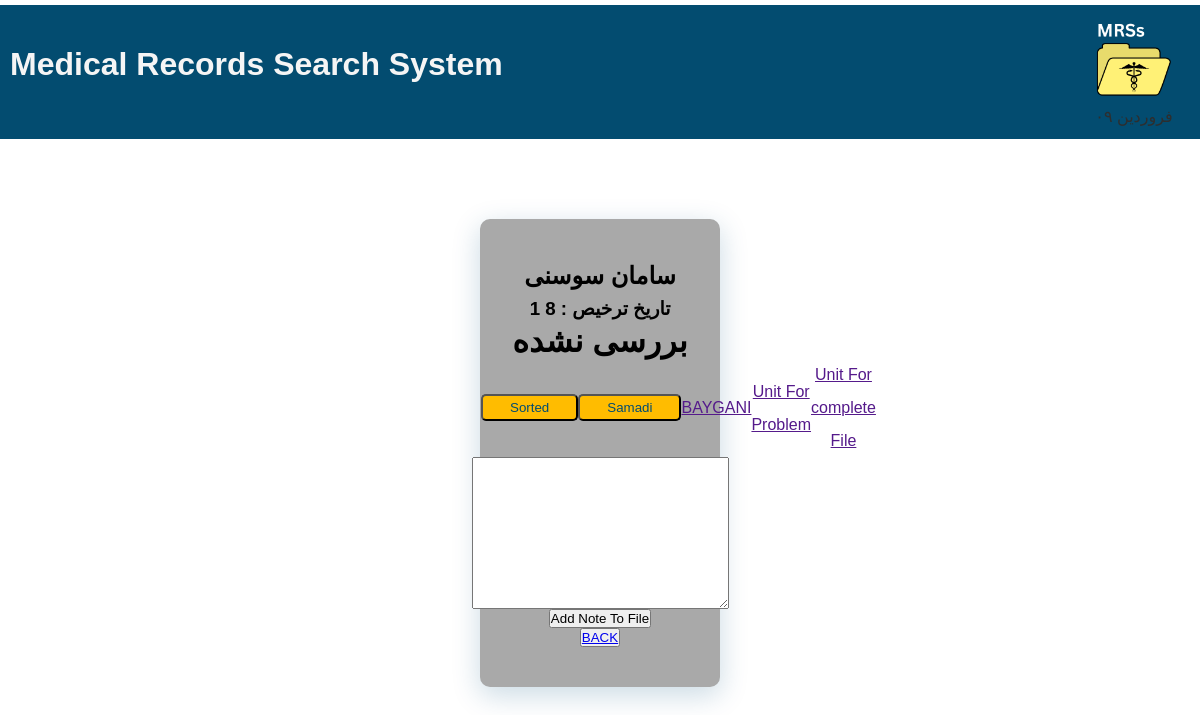
The page /pages/fileSingle.php?id=60 on the database its author committed.
### tables this page shows
CREATE TABLE "files" (
	"id"	INTEGER,
	"name"	TEXT,
	"discharge_day"	INTEGER,
	"discharge_mouth"	INTEGER,
	"note"	TEXT,
	"status"	INTEGER,
	"unit"	INTEGER,
	PRIMARY KEY("id" AUTOINCREMENT)
);

### pages/fileSingle.php (the view)
<?php
include "./../body/head.php";
include "./../DB/dataBase.php";
$id = $_GET['id'];
$query2 = "select * from files where id='$id'";
$stm2 = $con->prepare($query2);
$stm2->execute();
$data =  $stm2->fetchAll(PDO::FETCH_ASSOC);
?>
<body>
<?php include "./../body/header.php";
foreach($data as $dt)
{?>
    <div style="    margin-top: 5rem;
    text-align: -webkit-center;
    box-shadow: 0px 8px 28px 1px rgba(0, 78, 123, 0.2);
    background: darkgray;
    display: flex;
    flex-direction: column;
    justify-content: center;
    margin: 5rem 30rem;
    padding: 40px 1px;
    align-items: center;
    line-height: 33px;
    border-radius: 10px;">
    <h2><?= $dt['name']; ?></h2>
    <h3>تاریخ ترخیص : <?= $dt['discharge_day']?> <?= $dt['discharge_mouth']?></h3>
    <h1><?php
    if($dt['status'] == "0")
    {echo "بررسی نشده";}
    elseif($dt['status'] == "1")
    {echo "سورت شده";}
    elseif($dt['status'] == "2")
    {echo "صمدی";}
     ?></h1>
    <div style="display: flex;justify-content: space-between; align-items: center; width: 100%;">
    <button type="button" style="background: #ffbc00;
             padding: 4px 27px;
             border-radius: 5px;"><a style="text-decoration: none;color: #034c70;" href="./fileStatus.php?st=1&id=<?= $dt['id'];?>">Sorted</a></button>
       <button type="button" style="background: #ffbc00;
             padding: 4px 27px;
             border-radius: 5px;"><a style="text-decoration: none;color: #034c70;" href="./fileStatus.php?st=2&id=<?= $dt['id'];?>">Samadi</a></button>
       <a href="">BAYGANI</a>
       <a href="">Unit For Problem</a>
       <a href="">Unit For complete File</a>
    </div>
    <div>
        <textarea name="" id="" cols="30" rows="10"></textarea>
        <button>Add Note To File</button>
    </div>
    <button><a href="./index.php">BACK</a></button>
</div>
<?php } ?>
</body>

### style.css (style rules this page uses)
* { margin: 0; padding: 0; box-sizing: border-box; }
body { font-family: 'Trebuchet MS', 'Lucida Sans Unicode', 'Lucida Grande', 'Lucida Sans', Arial, sans-serif; }

### rows shown on the page
files: name "سامان سوسنی", discharge_day "8", discharge_mouth "1", status "بررسی نشده"
